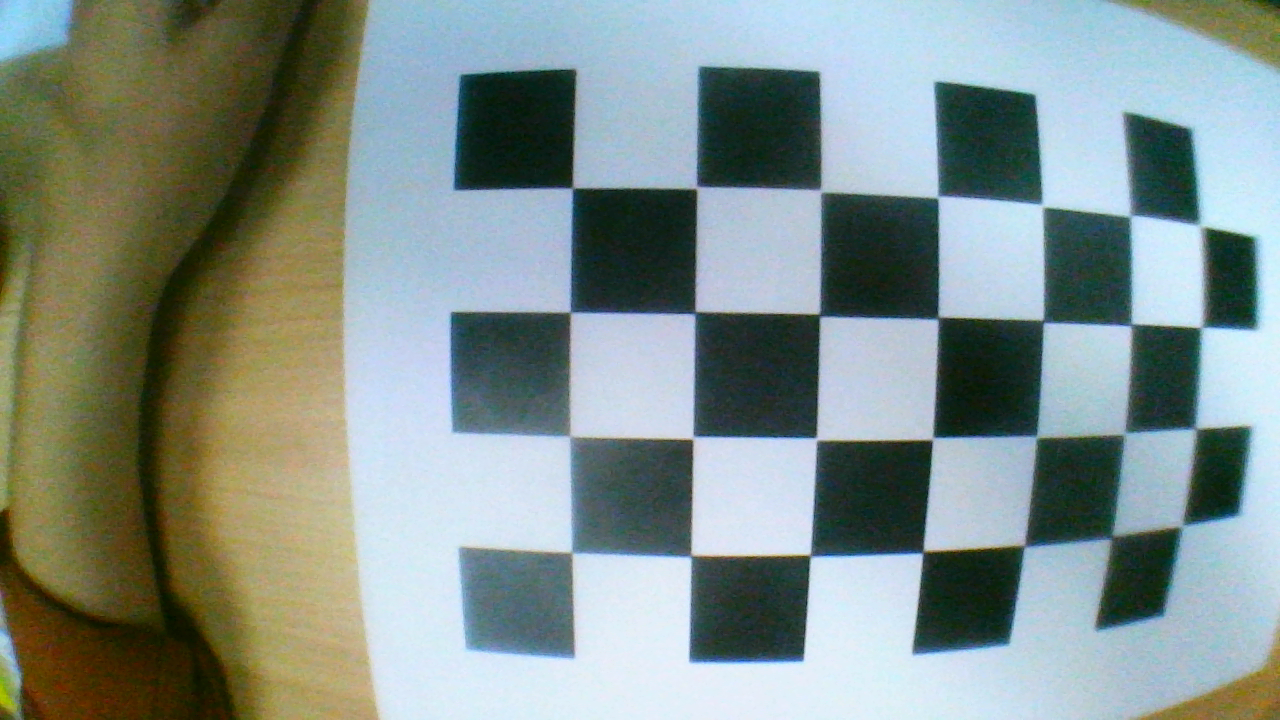
#> input picture calibration_sample/endoscope_image/720p/image0.png, 1280 x 720 px; its folder holds 4 pictures in this run
$ python calibration_chessboard.py
#> lines starting #> are read from the running program, lines starting #| are printed output that depends on the picture
import glob
import os

import numpy as np
import cv2

# 체스보드 패턴의 가로 및 세로 내부 코너 수
# 체스보드 패턴에 맞게 조정하세요.
width = 7  # 가로 내부 코너 수
height = 4  # 세로 내부 코너 수

# 체스보드 패턴을 찾기 위한 체스보드 이미지 촬영
# 체스보드 패턴 이미지를 사용하여 내부 코너의 3D 좌표와 2D 이미지 좌표를 측정합니다.
# 이 작업을 여러 이미지에 대해 수행하여 캘리브레이션 데이터를 얻어야 합니다.

# 3D 객체 포인트 (실제 체스보드의 내부 코너 좌표)
object_points = []
for i in range(height):
    for j in range(width):
        object_points.append([j, i, 0])

object_points = np.array(object_points, dtype=np.float32)

# 이미지에서 2D 이미지 포인트 찾기
image_points = []
dir_path = os.path.join('calibration_sample', 'endoscope_image', '720p')
images = [f for f in os.listdir(dir_path) if f.endswith(('.jpg', '.jpeg', '.png', '.bmp', '.gif'))]
images.sort()

for image_path in images:
    image = cv2.imread(os.path.join(dir_path, image_path))
#> image is the input picture: shape (720, 1280, 3); mean B, G, R 138.7, 143.9, 130
    gray = cv2.cvtColor(image, cv2.COLOR_BGR2GRAY)
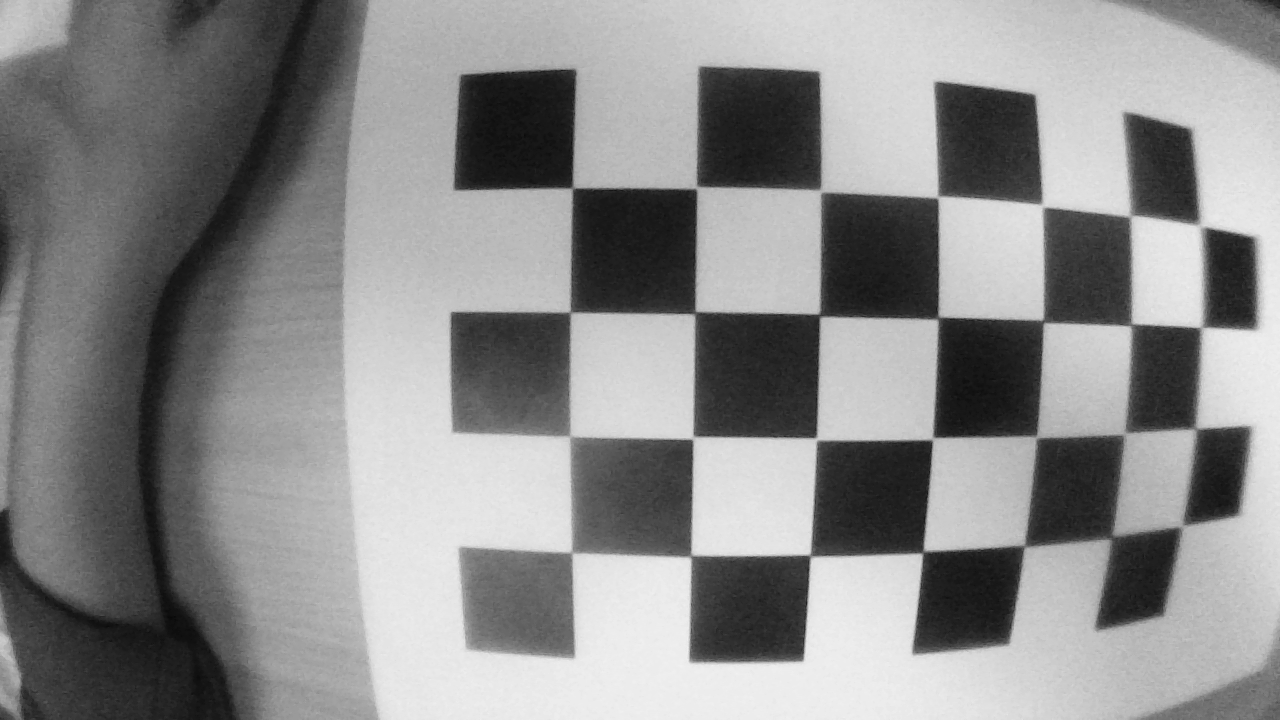
#> gray: shape (720, 1280); min 9, max 241, mean 139.1

    # 체스보드 패턴 검출
    ret, corners = cv2.findChessboardCorners(gray, (width, height), None)
#> ret = True; corners = 28 rows, first 8: [573, 187], [698, 188.5], [822, 189.5], [938, 197], [1041, 205], [1130.5, 216], [1200.5, 225.5], [570, 312]

    if ret:
        image_points.append(corners)
#> pass 2 of the loop `for image_path in images:`:
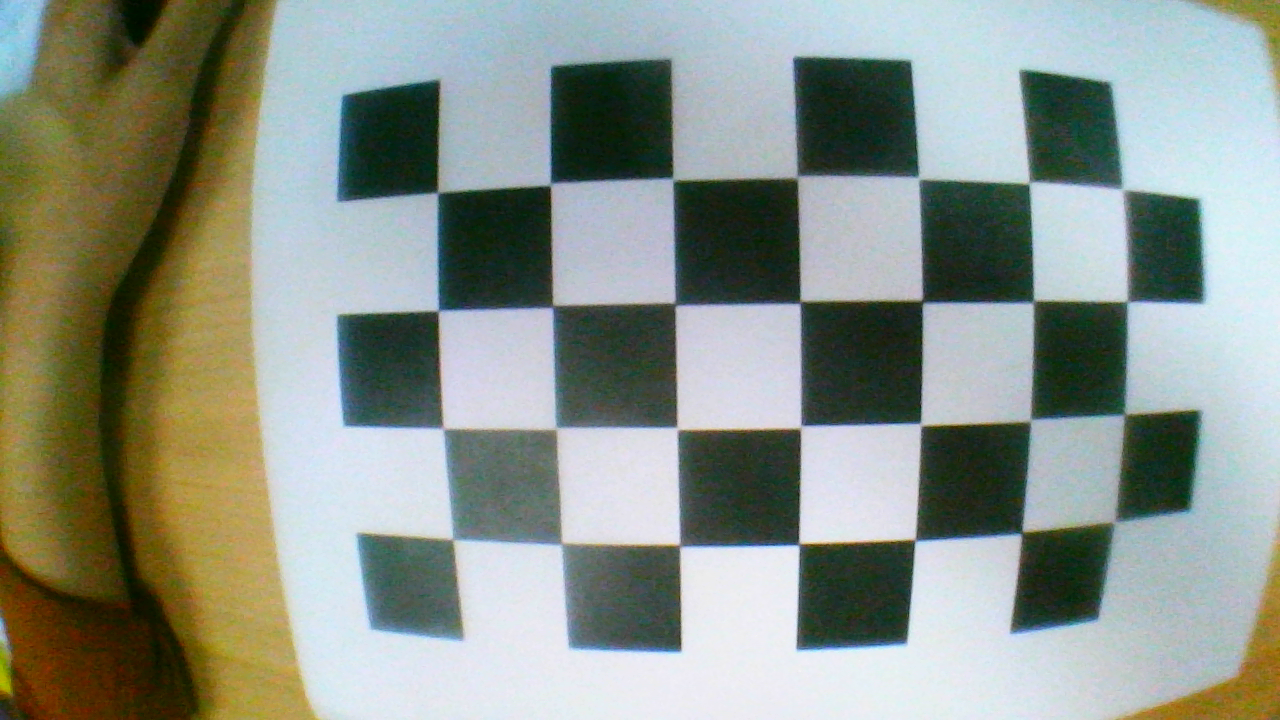
#> input picture calibration_sample/endoscope_image/720p/image1.png, 1280 x 720 px
#> image is the input picture: shape (720, 1280, 3); mean B, G, R 137.1, 147.4, 139.4
#> `gray = cv2.cvtColor(image, cv2.COLOR_BGR2GRAY)`:
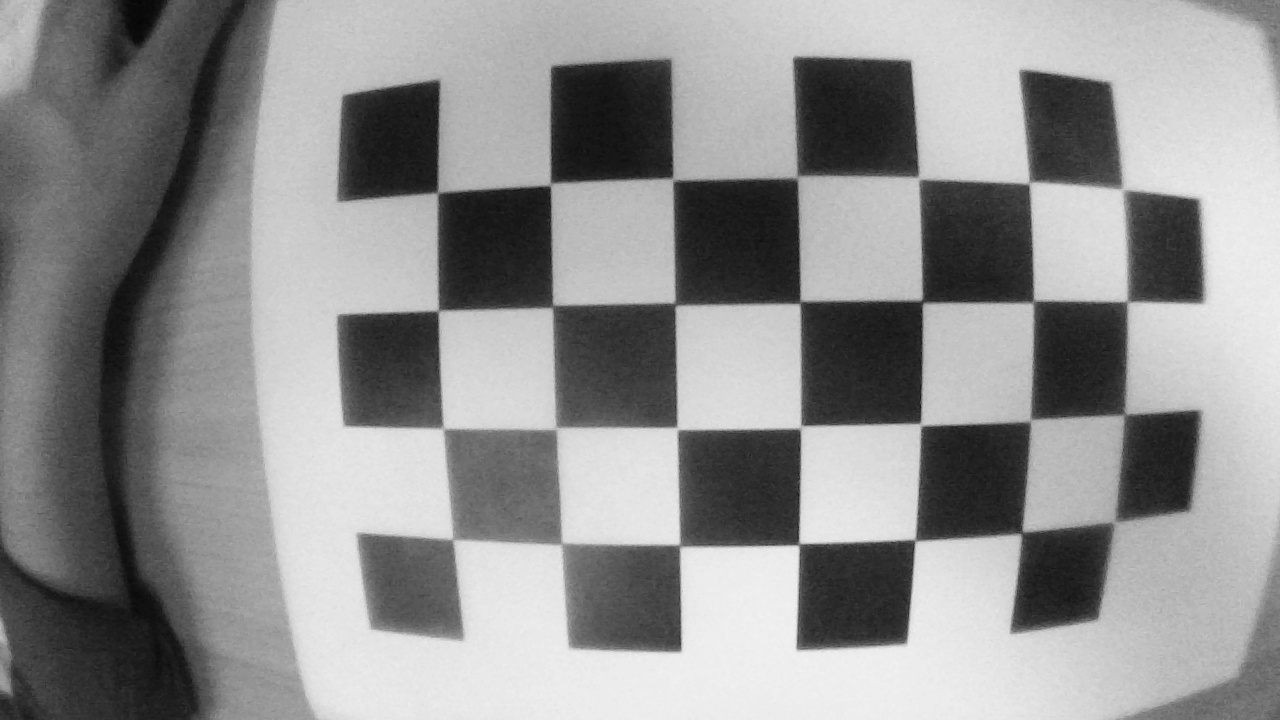
#> gray: shape (720, 1280); min 6, max 244, mean 143.8
#> corners = 28 rows, first 8: [437.5, 193], [551, 184], [673.5, 178.5], [798.5, 177], [920, 177], [1029, 183], [1122.5, 188.8], [439, 311]
#> pass 3 of the loop `for image_path in images:`:
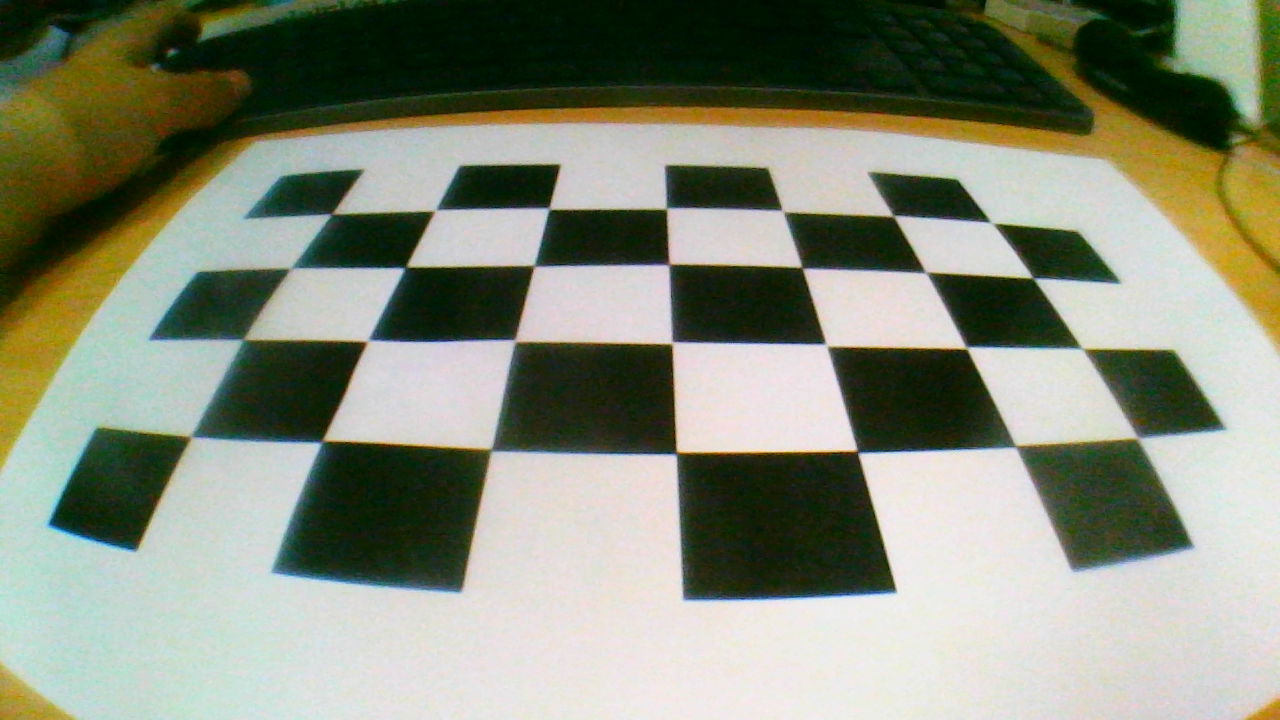
#> input picture calibration_sample/endoscope_image/720p/image10.png, 1280 x 720 px
#> image is the input picture: shape (720, 1280, 3); mean B, G, R 121.6, 140.2, 135.2
#> `gray = cv2.cvtColor(image, cv2.COLOR_BGR2GRAY)`:
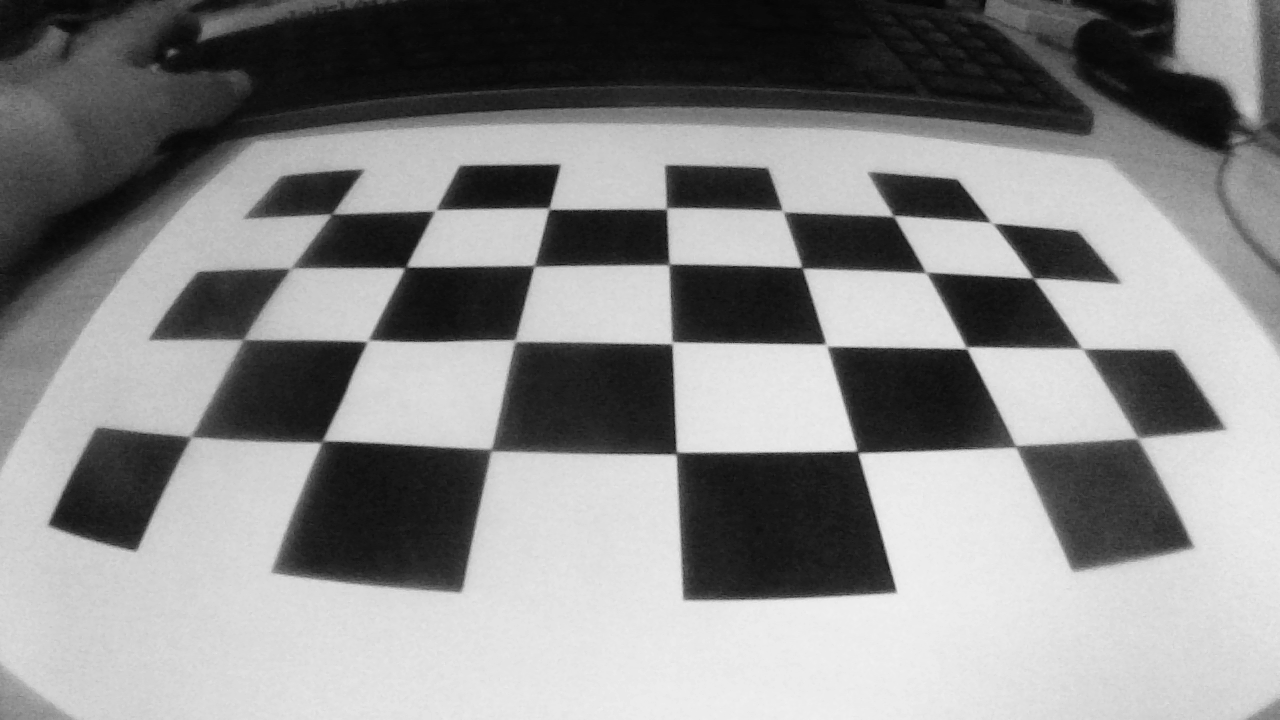
#> gray: shape (720, 1280); min 4, max 242, mean 136.6
#> corners = 28 rows, first 8: [331.5, 214], [435.5, 210], [549, 208.5], [667, 209], [783, 211], [893.5, 215.5], [992, 222.5], [292, 268]
#> the loop made 4 passes; the first 3 are shown

# 카메라 캘리브레이션
ret, camera_matrix, distortion_coefficients, rvecs, tvecs = cv2.calibrateCamera(
    [object_points] * len(image_points), image_points, gray.shape[::-1], None, None
)

# 결과 출력
print("카메라 매트릭스:\n", camera_matrix)
print("왜곡 계수:\n", distortion_coefficients)
